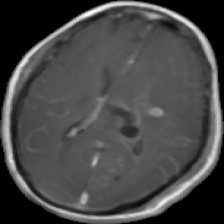
#> input picture data/processed/test/glioma/Te-gl_10.jpg, 224 x 224 px
$ python -i preprocess.py   (imports and definitions only)
#> lines starting #> are read from the running program, lines starting #| are printed output that depends on the picture; after the words box and inside, x2 and y2 are one past the last pixel; in counts of white or black regions, pixels touching at a corner belong together
"""
PHASE 5 – IMAGE PREPROCESSING
================================
Script: src/preprocess.py

Implements every preprocessing step required by the Proposal:
  1. Image loading
  2. Grayscale handling
  3. Image resizing (224x224)
  4. Gaussian filtering  → smooth high-frequency noise
  5. Median filtering    → remove impulse noise, preserve edges
  6. Skull stripping     → contour-based brain extraction via OpenCV
  7. Normalization       → Min-Max scaling to [0,1]

Reference:
  - Proposal Section 4.1 (Phase 1: Data Acquisition and Preprocessing)
  - Conference Paper: Intensity normalization using Median/IQR
"""

import os
import cv2
import numpy as np
from pathlib import Path
from tqdm import tqdm
import shutil
from sklearn.model_selection import train_test_split

# ── Constants ──────────────────────────────────────────────────────────────────
BASE_DIR     = Path(__file__).resolve().parent.parent
RAW_DIR      = BASE_DIR / "data" / "raw"
PROCESSED_DIR = BASE_DIR / "data" / "processed"

IMG_SIZE     = 224          # Proposal: resize to 224×224
CHANNELS     = 3            # Replicate grayscale 3× for pre-trained models

# Normalised class names (must match folder names in raw dataset)
CLASS_MAP = {
    "glioma":     "glioma",
    "meningioma": "meningioma",
    "pituitary":  "pituitary",
    "notumor":    "notumor",
}
CLASSES = list(CLASS_MAP.keys())

# Train / Val / Test split ratios (Proposal Section 4.4)
TRAIN_RATIO = 0.70
VAL_RATIO   = 0.15
TEST_RATIO  = 0.15   # remainder after train+val


# ── Step 1: Image Loading ──────────────────────────────────────────────────────
def load_image(image_path: str) -> np.ndarray:
    """
    Load an image from disk using OpenCV.

    Why:  Proposal mandates MRI image loading as first step.
    From: Proposal (Section 4.1, Step 1).

    Returns:
        BGR image as uint8 ndarray.
    """
    img = cv2.imread(str(image_path))
#> img is the input picture: shape (224, 224, 3); min 0, max 255, mean 71.1
    if img is None:
        raise ValueError(f"Could not load image: {image_path}")
    return img


# ── Step 2: Grayscale Handling ─────────────────────────────────────────────────
def to_grayscale_rgb(img: np.ndarray) -> np.ndarray:
    """
    Convert BGR image to grayscale, then replicate to 3 channels.

    Why:  MRI images are grayscale. Pre-trained CNN backbones (VGG16,
          ResNet50, EfficientNet) expect 3-channel input. Replicating
          the single grayscale channel three times preserves intensity
          information while satisfying the model's input shape.
    From: Proposal (Section 4.1, Step 2).

    Returns:
        3-channel ndarray (H, W, 3) in grayscale.
    """
    gray = cv2.cvtColor(img, cv2.COLOR_BGR2GRAY)
    rgb  = cv2.merge([gray, gray, gray])   # Replicate to 3 channels
    return rgb


# ── Step 3: Image Resizing ─────────────────────────────────────────────────────
def resize_image(img: np.ndarray, size: int = IMG_SIZE) -> np.ndarray:
    """
    Resize the image to (size × size).

    Why:  All CNN backbones require a fixed spatial dimension. The
          Proposal specifies 224×224 to match ImageNet-trained models.
    From: Proposal (Section 4.1, Step 2).

    Returns:
        Resized ndarray (size, size, C).
    """
    return cv2.resize(img, (size, size), interpolation=cv2.INTER_AREA)


# ── Step 4: Gaussian Filtering ────────────────────────────────────────────────
def apply_gaussian_filter(img: np.ndarray, kernel_size: int = 3) -> np.ndarray:
    """
    Apply Gaussian blur to smooth high-frequency noise.

    Why:  MRI scans often contain Gaussian noise from the acquisition
          process. Gaussian filtering smooths the image and reduces the
          impact of random pixel fluctuations, helping the model focus on
          structural features rather than noise.
    From: Proposal (Section 4.1, Step 3 – Gaussian Filter).

    Args:
        kernel_size: Size of the Gaussian kernel (must be odd).

    Returns:
        Smoothed ndarray.
    """
#> called with kernel_size = 3
    ksize = (kernel_size, kernel_size)
    return cv2.GaussianBlur(img, ksize, sigmaX=0)


# ── Step 5: Median Filtering ──────────────────────────────────────────────────
def apply_median_filter(img: np.ndarray, kernel_size: int = 3) -> np.ndarray:
    """
    Apply Median filter to remove impulse/salt-and-pepper noise.

    Why:  Median filtering is superior to Gaussian filtering for impulse
          noise because it replaces each pixel with the median of its
          neighbourhood, preserving sharp edges (including tumor boundaries).
          Preserving edges is crucial for accurate tumor demarcation.
          The Conference Paper also uses intensity normalisation with
          Median statistics to handle inhomogeneity in MRI images.
    From: Proposal (Section 4.1, Step 3 – Median Filter).
          Conference Paper (Experimental Setup, Preprocessing).

    Returns:
        Filtered ndarray.
    """
#> called with kernel_size = 3
    return cv2.medianBlur(img, kernel_size)


# ── Step 6: Skull Stripping ───────────────────────────────────────────────────
def skull_strip(img: np.ndarray) -> np.ndarray:
    """
    Remove the skull and non-brain tissues using a contour-based approach.

    Algorithm:
      1. Convert to single-channel grayscale.
      2. Apply Otsu's thresholding to create binary mask.
      3. Apply morphological closing to fill holes in the mask.
      4. Find contours; keep the largest (= brain region).
      5. Draw a filled mask for the largest contour.
      6. Apply the mask to the original image.
      7. Crop to bounding box of the brain region.
      8. Resize back to IMG_SIZE × IMG_SIZE.

    Why:  The skull and surrounding non-brain tissue do not contribute
          to tumour classification and introduce irrelevant features.
          Removing them allows the CNN to focus exclusively on brain
          parenchyma, improving generalisation.
    From: Proposal (Section 4.1, Step 4 – Skull Stripping).

    Returns:
        Skull-stripped ndarray (IMG_SIZE, IMG_SIZE, C).
    """
    # Work on a grayscale copy for thresholding
    gray = cv2.cvtColor(img, cv2.COLOR_BGR2GRAY) if len(img.shape) == 3 else img.copy()

    # Otsu's threshold
    _, thresh = cv2.threshold(gray, 0, 255, cv2.THRESH_BINARY + cv2.THRESH_OTSU)
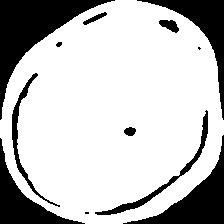
#> thresh: shape (224, 224); 75.4% white; 12 black regions (2 under 20 px), largest, box (x1, y1, x2, y2) and area: (0, 0, 115, 120) 3971, (123, 135, 224, 224) 2505, (137, 0, 224, 120) 2074

    # Morphological closing to fill small gaps
    kernel = cv2.getStructuringElement(cv2.MORPH_ELLIPSE, (7, 7))
    closed = cv2.morphologyEx(thresh, cv2.MORPH_CLOSE, kernel, iterations=3)
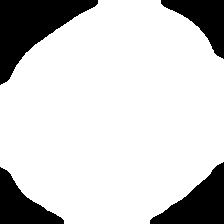
#> closed: shape (224, 224); 81.1% white; 4 black regions

    # Find contours on the closed mask
    contours, _ = cv2.findContours(closed, cv2.RETR_EXTERNAL, cv2.CHAIN_APPROX_SIMPLE)
#> contours = 1 contour; box (x1, y1, x2, y2) and area: (0, 0, 224, 224) 40335

    if not contours:
        # No contours found – return resized original
        return resize_image(img, IMG_SIZE)

    # Keep the largest contour (brain region)
    largest = max(contours, key=cv2.contourArea)
#> largest = contour of 216 points, box (x1, y1, x2, y2) (0, 0, 224, 224), area 40335

    # Build a filled mask from the largest contour
    mask = np.zeros_like(gray, dtype=np.uint8)
    cv2.drawContours(mask, [largest], -1, 255, cv2.FILLED)

    # Apply mask to the original (3-channel) image
    if len(img.shape) == 3:
        mask3 = cv2.merge([mask, mask, mask])
#> mask3: shape (224, 224, 3); 81.1% white; 4 black regions, box (x1, y1, x2, y2) and area: (0, 0, 98, 85) 3768, (150, 162, 224, 224) 2299, (0, 167, 64, 224) 1742, (161, 0, 224, 59) 1696
        stripped = cv2.bitwise_and(img, mask3)
    else:
        stripped = cv2.bitwise_and(img, mask)

    # Crop to bounding box of the brain
    x, y, w, h = cv2.boundingRect(largest)
#> x = 0; y = 0; w = 224; h = 224
    if w > 0 and h > 0:
        stripped = stripped[y:y + h, x:x + w]

        # Pad to square to preserve aspect ratio
        diff = abs(w - h)
#> diff = 0
        top, bottom, left, right = 0, 0, 0, 0
        if w > h:
            top = diff // 2
            bottom = diff - top
        else:
            left = diff // 2
#> left = 0
            right = diff - left
#> right = 0
        stripped = cv2.copyMakeBorder(stripped, top, bottom, left, right, cv2.BORDER_CONSTANT, value=[0, 0, 0])

    # Resize back to target size
    stripped = resize_image(stripped, IMG_SIZE)
    return stripped


# ── Step 7: Normalisation ─────────────────────────────────────────────────────
def normalize_image(img: np.ndarray) -> np.ndarray:
    """
    Apply Min-Max normalisation to scale pixel values to [0.0, 1.0].

    Why:  Neural network training is numerically more stable when inputs
          are in a small, consistent range. Min-Max normalisation maps
          pixel values from [0, 255] to [0.0, 1.0], speeding convergence
          and preventing exploding/vanishing gradients.
          The Conference Paper also uses intensity normalisation (Median
          + IQR) as part of its preprocessing pipeline.
    From: Proposal (Section 4.1, Step 5 – Normalization).
          Conference Paper (Experimental Setup, Preprocessing).

    Returns:
        Float32 ndarray in range [0.0, 1.0].
    """
    img_f = img.astype(np.float32)
    min_v, max_v = img_f.min(), img_f.max()
#> min_v = 0; max_v = 242
    if max_v - min_v > 0:
        img_f = (img_f - min_v) / (max_v - min_v)
    else:
        img_f = np.zeros_like(img_f, dtype=np.float32)
    return img_f


# ── Full Preprocessing Pipeline ────────────────────────────────────────────────
def preprocess_image(image_path: str, return_stages: bool = False):
    """
    Execute the complete preprocessing pipeline on a single image.

    Pipeline:
      Load → Grayscale (3-ch) → Resize → Gaussian Filter
           → Median Filter → Skull Strip → Normalize

    Args:
        image_path:    Path to the raw MRI image.
        return_stages: If True, return a dict of intermediate stages
                       (used by the Streamlit UI for visualisation).

    Returns:
        Normalised float32 ndarray (IMG_SIZE, IMG_SIZE, 3) if
        return_stages is False, else a dict with all intermediate arrays.
    """
    raw   = load_image(image_path)
    gray3 = to_grayscale_rgb(raw)
    resized = resize_image(gray3, IMG_SIZE)
    gauss   = apply_gaussian_filter(resized, kernel_size=3)
    median  = apply_median_filter(gauss, kernel_size=3)
    stripped = skull_strip(median)
    norm     = normalize_image(stripped)

    if return_stages:
        return {
            "raw":      raw,
            "gray3":    gray3,
            "resized":  resized,
            "gaussian": gauss,
            "median":   median,
            "stripped": stripped,
            "normalized": norm,
        }
    return norm


# ── Dataset Preparation ────────────────────────────────────────────────────────
# [137 lines left out: functions _collect_paths_and_labels, prepare_dataset, _print_split_summary, not called in this run]


# ── Main ───────────────────────────────────────────────────────────────────────
# [2 lines not run here, left out]

>>> result = preprocess_image('../data/processed/test/glioma/Te-gl_10.jpg')
